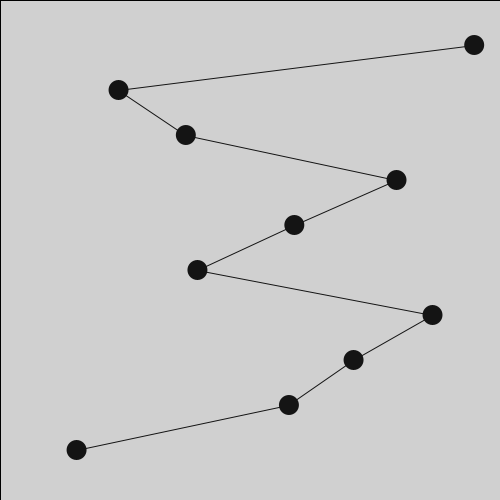
Frame 1 (no input)
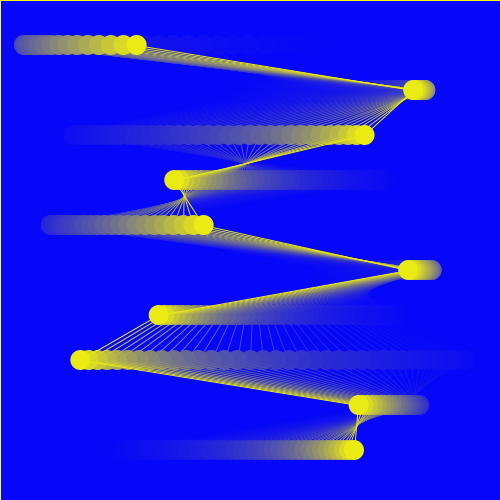
Frame 60 (the mouse pressed at the canvas centre just before this capture)
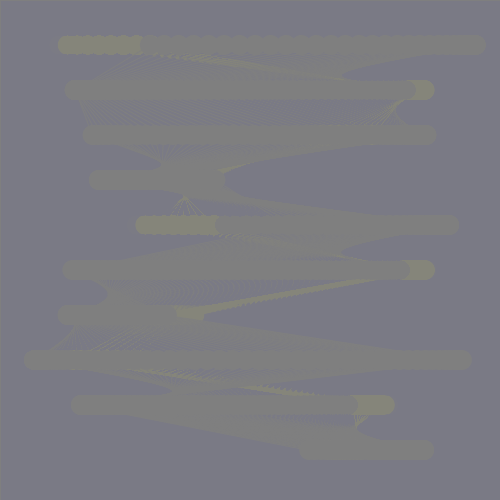
Frame 120 (the mouse held since frame 60 and released just before this capture)

The Processing sketch that drew these frames (run headless with seeded random() and noise(); from frame 60 on, the mouse is pressed at the canvas centre):

// Processing sketch: processing_152353
// ── processing_152353.pde

int     num;    // the number of items in the array (# of circles)
float[] y;      // y-position of each circle (fixed)
float[] speed;  // speed of each circle
float[] phase;  // phase of each circle
float[] mag;

float red = 255;
float green = 255;
float blue = 255;

void setup() {
  size(500, 500);

  num = 10;

  // allocate space for each array
  y = new float[num];
  speed = new float[num];
  phase = new float[num]; 
  mag = new float[num];

  // calculate the gap in y based on the number of circles
  float gap = height / (num + 1);

  //setup an initial value for each item in the array
  for (int i=0; i<num; i++) {
    y[i] = gap * (i + 1);      // y is constant for each so can be calculated once
    speed[i] = random(2, 5);
    phase[i] = random(TWO_PI);
    mag[i] = random(150, 230);
  }
  frameRate(60);
}


void draw() {
  //if(frameCount%30==0)
  //background(red, green, blue, 1);
  for (int i=0; i<num; i++) {
    // calculate the x-position of each ball based on the speed, phase and current frame
    float x1 = width/2 + sin(radians(frameCount*speed[i] ) + phase[i])* mag[i];
    noStroke();
    fill(255-red, 255-green, 255-blue);
    ellipse(x1, y[i], 20, 20);
    if(i>0){
      stroke(255-red, 255-green, 255-blue);
      float x2 = width/2 + sin(radians(frameCount*speed[i-1]) + phase[i-1])*mag[i-1];
      line(x1, y[i], x2, y[i-1]);
    }
  }
  fill(red, green, blue, 20);
  rect(0, 0, width, height);
    red = map(mouseX, 0, width, 0, 255);
  green = map(mouseY, 0, height, 0, 255);
  blue = map(mouseX+mouseY, 0, width+height, 255, 0);

}


// change the background colour if the mouse is dragged
void mouseDragged() {
  red = map(mouseX, 0, width, 0, 255);
  green = map(mouseY, 0, height, 0, 255);
  blue = map(mouseX+mouseY, 0, width+height, 255, 0);
}
